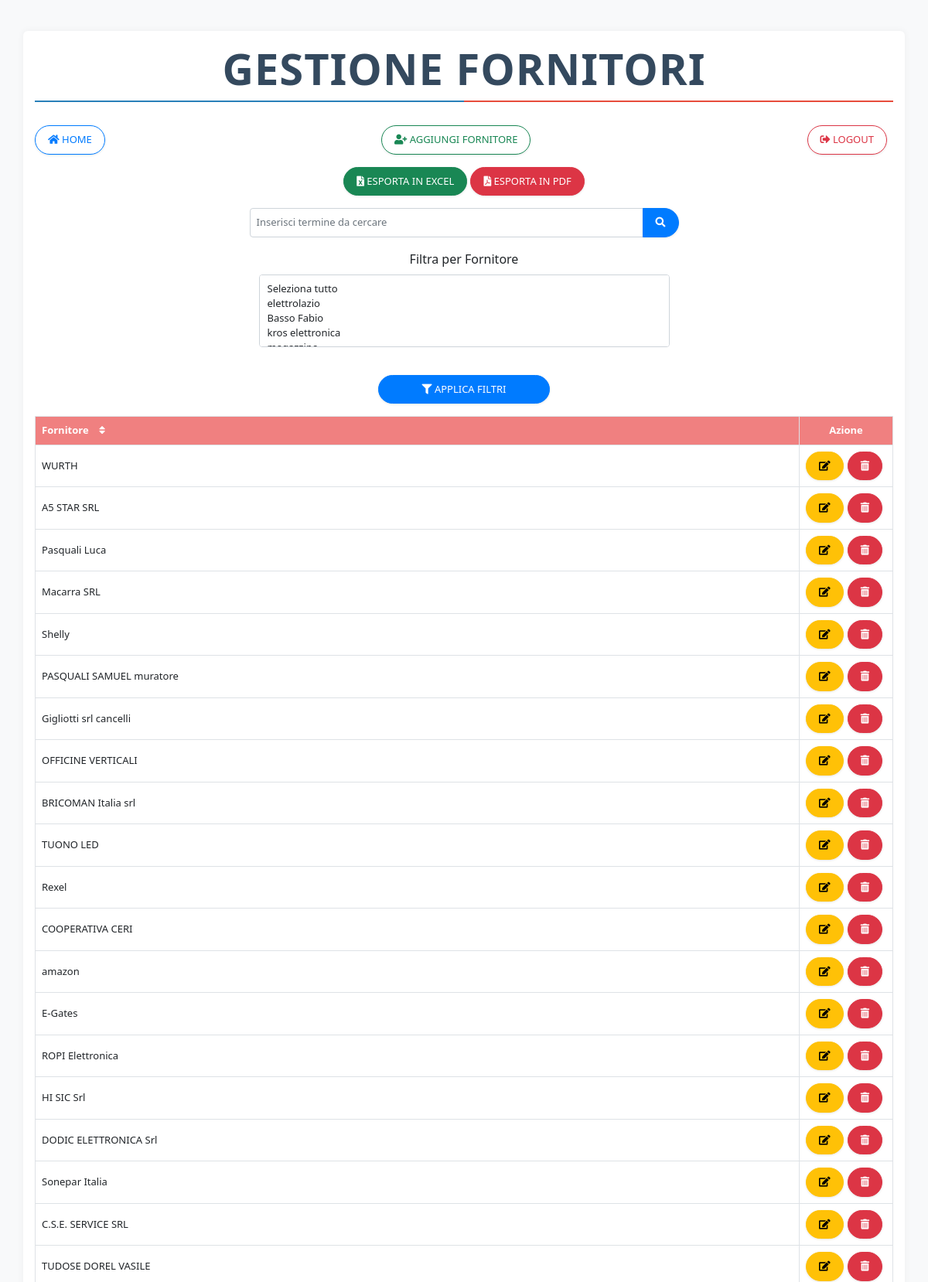
/php/fornitori.php (signed in, upper part), run on the app's committed database.
### tables this page shows
CREATE TABLE `fornitori` (
  `idfornitore` int(11) NOT NULL,
  `idcommessa` int(11) DEFAULT NULL,
  `fornitore` varchar(255) DEFAULT NULL
);

### php/fornitori.php (the view, shortened to what this page needs)
<?php
include_once("connection.php");
$fornitoreQuery = "SELECT DISTINCT fornitore FROM fornitori";
$fornitoreResult = mysqli_query($mysqli, $fornitoreQuery);
$query = "SELECT * FROM fornitori";
$query .= " ORDER BY idfornitore DESC";
$result = mysqli_query($mysqli, $query);
?>
<!DOCTYPE html>
<html lang="en">
<head>
    <link href="https://cdn.jsdelivr.net/npm/bootstrap@5.3.0-alpha1/dist/css/bootstrap.min.css" rel="stylesheet">
    <link rel="stylesheet" href="https://cdnjs.cloudflare.com/ajax/libs/font-awesome/5.15.4/css/all.min.css">
    <link rel="stylesheet" href="style.css">
</head>
<body id="gestione-fornitore">
    <div class="container">
	 <h1 class="text-center display-4 mb-4">Gestione Fornitori</h1>
        <div class="d-flex justify-content-between mb-3">
            <a href="index.php" class="btn btn-outline-light"><i class="fas fa-home"></i> Home</a>
            <button class="btn btn-outline-success" data-bs-toggle="modal" data-bs-target="#addModal"><i class="fas fa-user-plus"></i> Aggiungi Fornitore</button>
            <a href="logout.php" class="btn btn-outline-danger"><i class="fas fa-sign-out-alt"></i> Logout</a>
        </div>
		<?php
		$queryString = $_SERVER['QUERY_STRING'];
		?>
		<div class="mb-3 text-center">
			<a href="javascript:void(0)" class="btn btn-success" onclick="exportToExcel('<?php echo $queryString; ?>')"><i class="fas fa-file-excel"></i> Esporta in Excel</a>
			<a href="javascript:void(0)" class="btn btn-danger" onclick="exportToPDF('<?php echo $queryString; ?>')"><i class="fas fa-file-pdf"></i> Esporta in PDF</a>
		</div>
        <form action="fornitori.php" method="GET" class="mb-3 text-center">
            <div class="input-group w-50 mx-auto">
                <input type="text" name="search" class="form-control" id="search" placeholder="Inserisci termine da cercare">
                <button type="submit" class="btn btn-primary"><i class="fas fa-search"></i></button>
            </div>
        </form>
        <form id="filterForm" action="fornitori.php" method="GET" class="mb-3">
            <div class="row">
                <div class="col-md-6">
                    <label for="fornitore" class="form-label">Filtra per Fornitore</label>
                    <select name="fornitore[]" class="form-select" multiple id="fornitoreSelect">
                        <option value="" data-select-all>Seleziona tutto</option>
                        <?php while ($fornitoreRow = mysqli_fetch_assoc($fornitoreResult)) { ?>
                            <option value="<?php echo htmlspecialchars($fornitoreRow['fornitore']); ?>">
                            </option>
                        <?php } ?>
                    </select>
                </div>
            </div>
            <button type="submit" class="btn btn-primary mt-3"><i class="fas fa-filter"></i> Applica Filtri</button>
        </form>
        <table class="table table-hover table-bordered">
            <thead>
                <tr>
                    <th onclick="sortTable(0, this)">Fornitore <span class="sort-icon"><i class="fas fa-sort"></i></span></th>
                    <th class="action-column">Azione</th>
                </tr>
            </thead>
            <tbody>
                <?php while ($row = mysqli_fetch_assoc($result)) { ?>
                    <tr>
                        <td><?php echo htmlspecialchars($row['fornitore']); ?></td>
                        <td class="action-column">
                            <div class="d-flex justify-content-end">
                                <button class="btn btn-warning" data-bs-toggle="modal" data-bs-target="#editModal<?php echo $row['idfornitore']; ?>"><i class="fas fa-edit"></i></button>
                                <a href="fornitori.php?delete_id=<?php echo $row['idfornitore']; ?>" class="btn btn-danger" onclick="return confirm('Sei sicuro di voler eliminare questo fornitore?');"><i class="fas fa-trash-alt"></i></a>
                            </div>
                        </td>
                    </tr>
                <?php } ?>
            </tbody>
        </table>
    </div>
</body>
</html>

### php/style.css (style rules this page uses)
body { background-color: #f8f9fa; color: #212529; }
h1.text-center.display-4 { position: relative; font-weight: bold !important; color: #34495e !important; text-transform: uppercase !important; letter-spacing: 1px !important; margin-bottom: 30px !important; padding-bottom: 10px !important; background: none !important; overflow: hidden; }
h1.text-center.display-4::before, h1.text-center.display-4::after { content: ''; position: absolute; height: 2px; width: 50%; bottom: 0; background-color: #2980b9; transition: all 0.4s ease; z-index: 1; }
h1.text-center.display-4::before { left: 0; background-color: #2980b9; }
h1.text-center.display-4::after { right: 0; background-color: #e74c3c; }
h1.text-center.display-4::before, h1.text-center.display-4::after { animation: move-bar 2s ease infinite alternate; }
.container { margin-top: 40px; padding: 15px; background-color: #ffffff; border-radius: 6px; box-shadow: 0 0 10px rgba(0, 0, 0, 0.05); }
.table { background-color: #ffffff; border: 1px solid #dee2e6; border-radius: 4px; width: 100%; table-layout: auto; }
.table th, .table td { vertical-align: middle; color: #212529; padding: 8px; font-size: 13px; }
.table thead th { background-color: #f08080; color: #ffffff; text-align: left; font-weight: bold; }
.btn { border-radius: 20px; padding: 8px 16px; font-size: 13px; font-weight: 500; text-transform: uppercase; box-shadow: 0 1px 3px rgba(0, 0, 0, 0.1); }
.btn-primary { background-color: #007bff; border-color: #007bff; color: #fff; }
.btn-outline-light { border-color: #007bff; color: #007bff; }
.form-control, .form-select { background-color: #ffffff; color: #212529; border: 1px solid #ced4da; padding: 8px; font-size: 13px; border-radius: 4px; }
.form-label { display: block; text-align: center; }
.form-control::placeholder { color: #6c757d; }
.d-flex .btn { margin-right: 8px; padding: 8px 16px; font-size: 13px; border-radius: 20px; }
#gestione-fornitore .action-column { width: 80px; text-align: center; }
#gestione-fornitore .action-column .btn { margin-right: 5px; }
.sort-icon { margin-left: 10px; cursor: pointer; }
#gestione-fornitore #filterForm { display: flex; justify-content: center; flex-direction: column; align-items: center; gap: 20px; }
#gestione-fornitore #filterForm .row { width: 100%; display: flex; justify-content: center; }
#gestione-fornitore #filterForm .form-select { width: 100%; }
#gestione-fornitore #filterForm button { width: 20%; }

### data on the page
fornitori: fornitore "WURTH"
fornitori: fornitore "A5 STAR SRL"
fornitori: fornitore "Pasquali Luca"
fornitori: fornitore "Macarra SRL"
fornitori: fornitore "Shelly"
fornitori: fornitore "PASQUALI SAMUEL muratore"
fornitori: fornitore "Gigliotti srl cancelli"
fornitori: fornitore "OFFICINE VERTICALI"
fornitori: fornitore "BRICOMAN Italia srl"
fornitori: fornitore "TUONO LED"
fornitori: fornitore "Rexel"
fornitori: fornitore "COOPERATIVA CERI"
fornitori: fornitore "amazon"
fornitori: fornitore "E-Gates"
fornitori: fornitore "ROPI Elettronica"
fornitori: fornitore "HI SIC Srl"
fornitori: fornitore "DODIC ELETTRONICA Srl"
fornitori: fornitore "Sonepar Italia"
fornitori: fornitore "C.S.E. SERVICE SRL"
fornitori: fornitore "TUDOSE DOREL VASILE"
